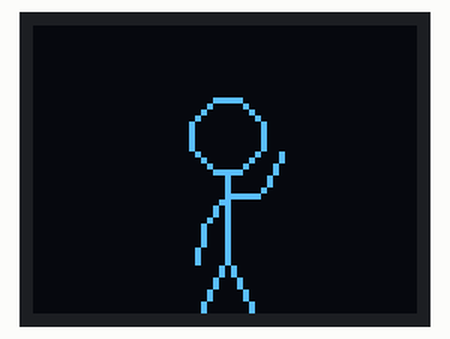
Simulated run of this sketch. Board: Arduino Uno, built with avr-gcc and run on an emulated ATmega328P. Parts: 64×48 one-colour display. The display library's start-up logo is not drawn.

Above: at 0.08 s.
At 4.91 s:
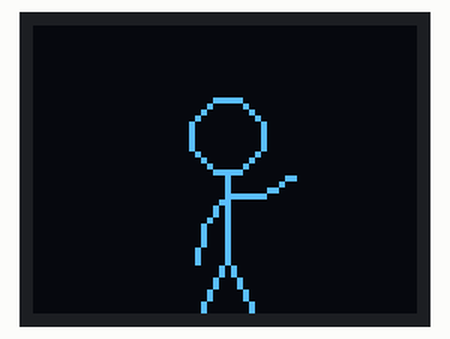
At 9.95 s:
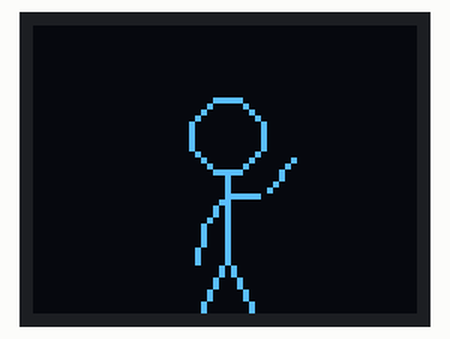
At 20.01 s:
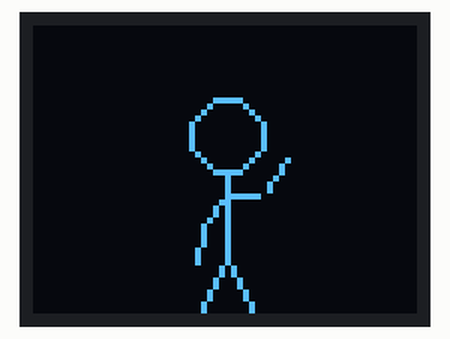
At 30.28 s:
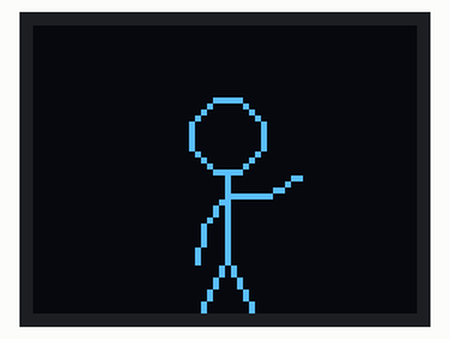
At 39.65 s:
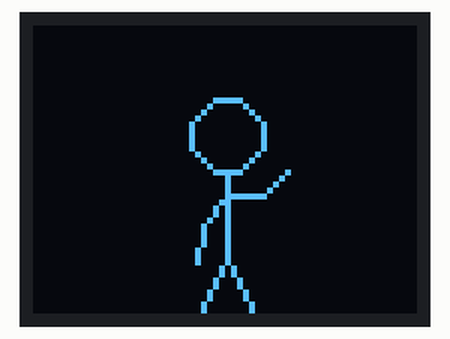

The sketch:

MicroViewStickman.ino
```cpp
// (licence header left out)
#include <MicroView.h>
#include "Geometry.h"

const int SCREEN_WIDTH = uView.getLCDWidth();
const int SCREEN_HEIGHT = uView.getLCDHeight();

const int CENTER_X = SCREEN_WIDTH/2;
const int CENTER_Y = SCREEN_HEIGHT/2;

const int HeadSize = 12;
const int BodyHeight = 14;
const int LegHeight = 22;
const int LegSplit = 10;
const int ArmLength = 7;
const int ForearmLength = 8;
const int NeckHeight = 4;
const int TotalHeight = LegHeight+BodyHeight+HeadSize;

const int SholderMin = -7;
const int SholderMax = 8;
const double SholderStepSize = 0.5;
double sholderRotation = SholderMin;
int sholderDirection = AnimationForward;

const int ArmMin = -60;
const int ArmMax = -30;
const double ArmStepSize = 2;
double armRotation = ArmMin;
int armDirection = AnimationForward;

const int CycleTime = 30;
int lastCycle = 0;

void setup() {
   uView.begin();
   uView.clear(ALL);
   uView.display();
}

void loop() {
   if (millis()-lastCycle >= CycleTime) {
      lastCycle = millis();
      uView.clear(PAGE);

      Point origin = { .x = CENTER_X, .y = CENTER_Y };

      drawBody(origin);
      drawHead(origin);
      drawLeg(origin, LimbLeft);
      drawLeg(origin, LimbRight);
      drawArm(origin, LimbLeft, 50, 30);
      drawArm(origin, LimbRight, sholderRotation, armRotation);
      uView.display();

      animationStep();
   }
}

void animationStep() {
   armRotation += ArmStepSize * armDirection;
   limitMotion(&armDirection, &armRotation, ArmMin, ArmMax);

   sholderRotation += SholderStepSize * sholderDirection;
   limitMotion(&sholderDirection, &sholderRotation, SholderMin, SholderMax);
}

void limitMotion(int *direction, double *rotation, int min, int max) {
   if (*rotation >= max){
      *direction = AnimationBack;
      *rotation = max;
   } else if (*rotation <= min){
      *direction = AnimationForward;
      *rotation = min;
   }
}

void drawBody(Point origin) {
   uView.line(origin.x, origin.y, origin.x, origin.y+BodyHeight);
}

void drawHead(Point origin) {
   uView.circle(origin.x, origin.y-HeadSize/2, HeadSize/2);
}

void drawLeg(Point origin, int direction) {
   origin.y += BodyHeight; // Shift for body
   uView.line(origin.x, origin.y, origin.x+LegSplit*direction, origin.y+LegHeight);
}

void drawArm(Point origin, int direction, int rotationA, int rotationB) {
   origin.y += NeckHeight; // Shift for neck

   int dx = cos(rotationA * (PI / 180)) * ArmLength * direction;
   int dy = sin(rotationA * (PI / 180)) * ArmLength;

   int x = origin.x + dx;
   int y = origin.y + dy;

   uView.line(origin.x, origin.y, x, y);

   int foreDX = cos((rotationA + rotationB) * (PI / 180)) * ForearmLength * direction;
   int foreDY = sin((rotationA + rotationB) * (PI / 180)) * ForearmLength;

   uView.line(x, y, x+foreDX, y+foreDY);
}
```

Geometry.h
```cpp
// Animation Directions
enum Animation {
   AnimationForward = 1,
   AnimationBack = -1
};

// Limb Directions
enum Limb {
   LimbLeft = -1,
   LimbRight = 1
};

// Point Structure
typedef struct {
   int x;
   int y;
} Point;
```
